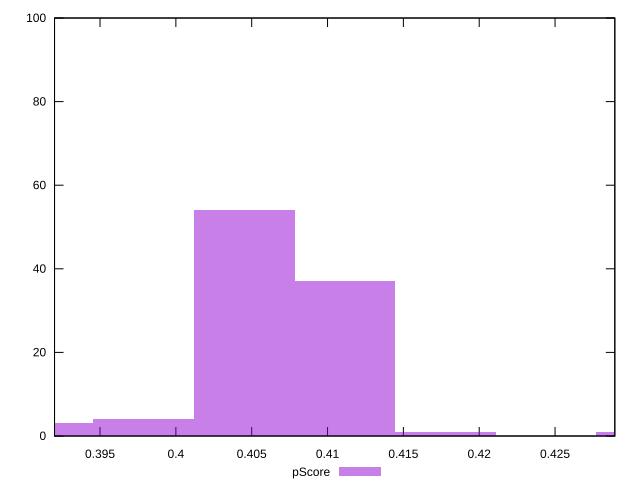

Here is the gnuplot script that generated this plot:
reset

$pScore <<EOF
0.4177711496677059 1
0.41113986157774235 37
0.39787728539781514 4
0.3912459973078516 3
0.40450857348777874 54
0.4310337258476331 1
EOF

set key outside below
set boxwidth 0.006631288089963586
set xrange [0.392:0.4289411764705882]
set yrange [0:100]
set trange [0:100]
set style fill transparent solid 0.5 noborder
set terminal svg size 640, 490 enhanced background rgb 'white'
set output "report_00009_2021-02-08T22-37-41.559Z/render-blocking-resources/samples/pages+cached/pScore/histogram.svg"

plot $pScore title "pScore" with boxes

reset
